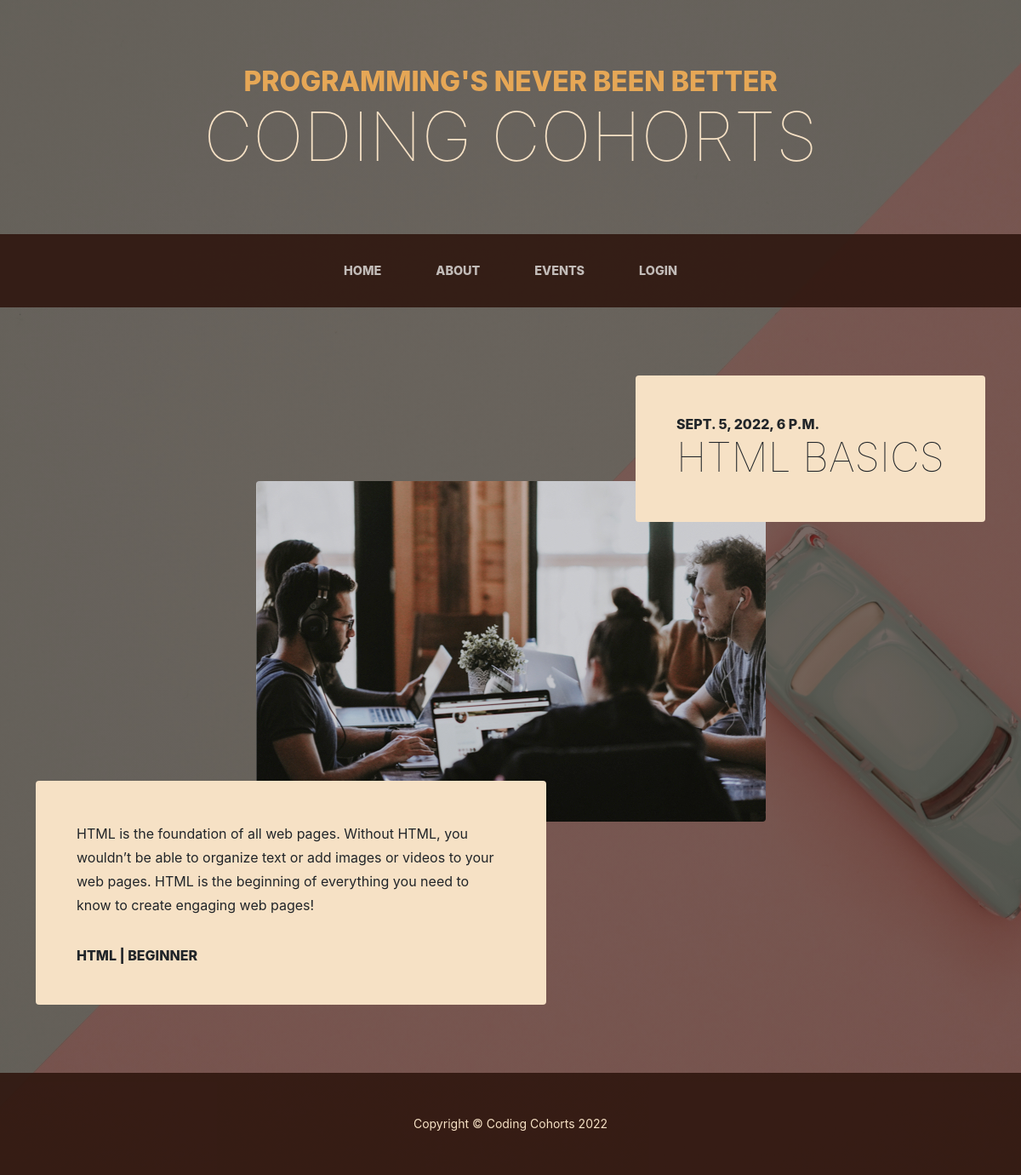
The page /catalog/event/1 on the database its author committed.
### catalog/models.py (models this page shows, shortened)
class Event(models.Model):
    title = models.CharField(max_length=200)
    date = models.DateTimeField(blank=True)
    attendees = models.IntegerField(default=20)
    leader = models.ForeignKey(User, on_delete=models.SET_NULL, null=True)
    STATUS = (
        ('t', 'Teaching'),
        ('n', 'Not Teaching'),
    )
    status = models.CharField(
        max_length=1,
        choices=STATUS,
        blank=True,
        default='t',
    )
    description = models.TextField(max_length=1000,
                                   help_text='Enter a brief description of tevent')
    LEVEL_CHOICES = (
        ('all levels', 'ALL'),
        ('beginner', 'BEGINNER'),
        ('specialized', 'SPECIALIZED'),
    )
    level = models.CharField(max_length=15, choices=LEVEL_CHOICES, default='all')
    LANGUAGE_CHOICES = (
        ('api', 'API'),
        ('css', 'CSS'),
        ('data', 'DATA'),
        ('html', 'HTML'),
        ('javascript', 'JAVASCRIPT'),
    )
    language = models.CharField(max_length=15, choices=LANGUAGE_CHOICES, default='html')
    image = models.ImageField(upload_to='static/img/')

### catalog/views.py (the view)
# urls.py: path('event/<int:pk>', views.EventDetailView.as_view(), name='event-detail'),
class EventDetailView(generic.DetailView):
    template_name = "event_detail.html"
    model = Event

### catalog/templates/event_detail.html (shortened to what this page needs)
{% extends "base_generic.html" %}
{% block content %}
    <section class="page-section">
            <div class="container">
                <div class="product-item">
                    <div class="product-item-title d-flex">
                        <div class="bg-faded p-5 d-flex ms-auto rounded">
                            <h2 class="section-heading mb-0">
                                <span class="section-heading-upper">{{ event.date }}</span>
                                <span class="section-heading-lower">{{ event.title }}</span>
                            </h2>
                        </div>
                    </div>
                    <img class="product-item-img mx-auto d-flex rounded img-fluid mb-3 mb-lg-0" src={{ event.image.url }} alt={{ event.title }} />
                    <div class="product-item-description d-flex me-auto">
                        <div class="bg-faded p-5 rounded"><p class="mb-0">{{ event.description }}</p>
                            <h2 class="section-heading mb-0"><span class="section-heading-upper"><br>{{ event.language }} | {{ event.level}}</span></h2>
                        </div>
                    </div>
                </div>
            </div>
        </section>
{% endblock %}

### rows shown on the page
Event: date "SEPT. 5, 2022, 6 P.M.", title "HTML BASICS", image (picture), description "HTML is the foundation of all web pages. Without HTML, you wouldn’t be able to organize text or add images or videos to your web pages. HTML is the beginning of everything you need to know to create engaging web pages!", language "HTML", level "BEGINNER"
